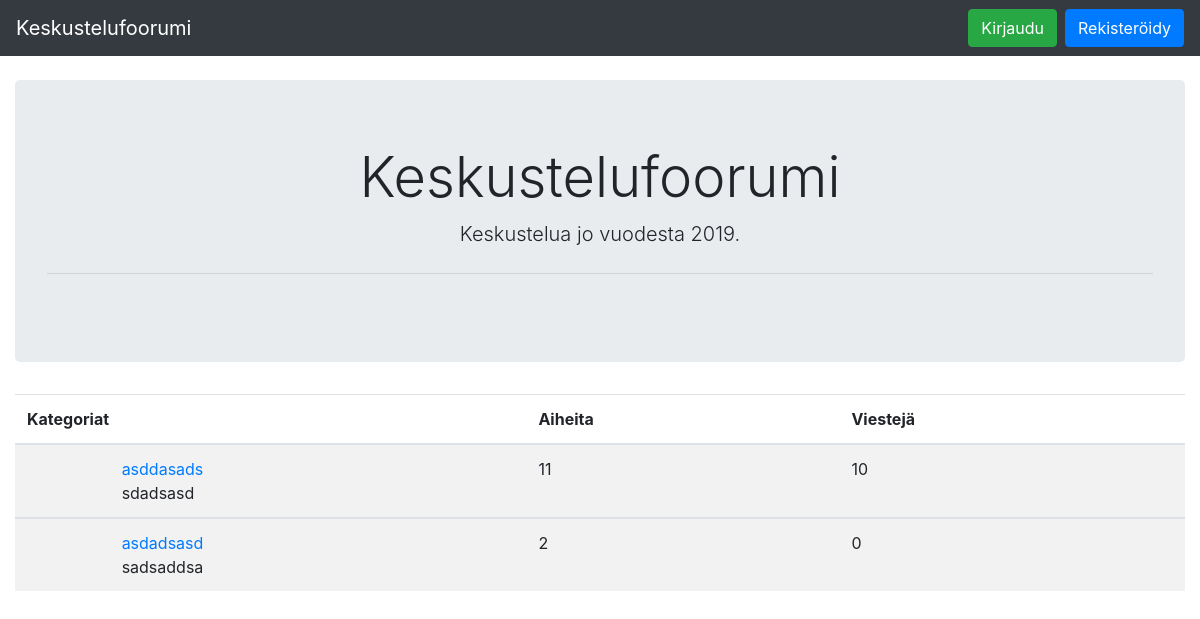
Before: / with the older database file.
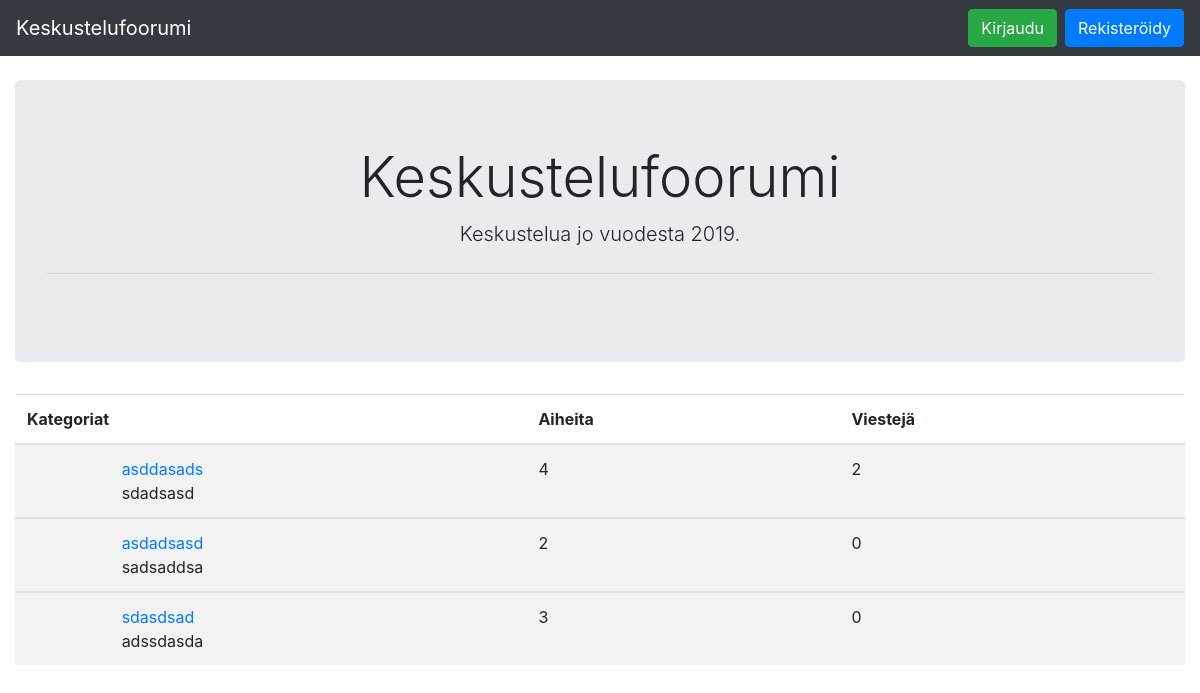
After: the same page with the newer database file.
### application/categories/models.py (models this page shows, shortened)
class Categories(db.Model):
    id = db.Column(db.Integer, primary_key=True)
    date_created = db.Column(db.DateTime, default=db.func.current_timestamp())
    date_modified = db.Column(
        db.DateTime,
        default=db.func.current_timestamp(),
        onupdate=db.func.current_timestamp())
    name = db.Column(db.String(144), nullable=False)
    desc = db.Column(db.String(144), nullable=True)
    aiheet = relationship("Topics", secondary="topics_categories")
    @staticmethod
    def find_categories():
        stmt = text(
            "SELECT Categories.id, Categories.name, Categories.desc, COUNT(Topics.id), COUNT(Posts.id) FROM Categories "
            "LEFT JOIN topics_categories ON topics_categories.categories_id = Categories.id "
            "LEFT JOIN Topics ON Topics.id = topics_categories.topics_id "
            "LEFT JOIN Posts ON Posts.topics_id = Topics.id "
            "GROUP BY Categories.id")
        res = db.engine.execute(stmt)
        response = []
        for row in res:
            response.append({
                "id": row[0],
                "name": row[1],
                "desc": row[2],
                "count": row[3],
                "message_count": row[4],
            })
        return response

### application/views.py (the view)
@app.route("/")
def index():
    return render_template(
        "index.html", find_categories=Categories.find_categories())

### application/templates/index.html (shortened to what this page needs)
{% extends "layout.html" %} {% block body %}
<div class="jumbotron text-center">
  <h1 class="display-4">Keskustelufoorumi</h1>
  <p class="lead">
    Keskustelua jo vuodesta 2019.
  </p>
  <hr class="my-4" />
</div>
{% if find_categories is defined %}
<table class="table table-striped">
  <thead>
    <tr>
      <th scope="col" colspan="2">Kategoriat</th>
      <th scope="col">Aiheita</th>
      <th scope="col">Viestejä</th>
    </tr>
  </thead>
  {% for category in find_categories %}
  <tbody>
    <tr>
      <td>
      </td>
      <td>
        <a href="{{ url_for('category_link', category_id=category.id) }}"
          name="{{ category.name }}">{{ category.name }}</a>
        <br />
        {{ category.desc }}
      </td>
      <td>
        {{ category.count }}
      </td>
      <td>
        {{ category.message_count }}
      </td>
    </tr>
  </tbody>
  {% endfor %} {% endif %}
</table>
{% endblock %}

Changed rows visible on the page:
computed for Categories "asddasads": count "11" → "4"; message_count "10" → "2"
added Categories: name "sdasdsad", desc "adssdasda", count "3", message_count "0"
